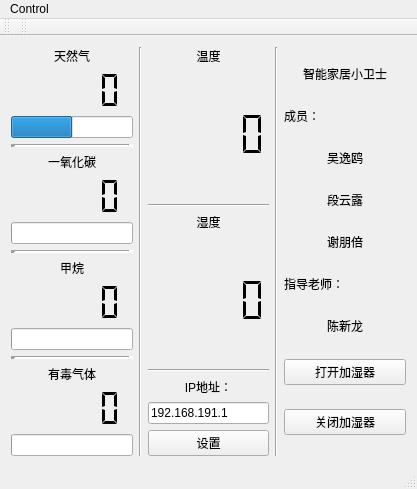
<?xml version="1.0" encoding="UTF-8"?>
<ui version="4.0">
 <class>MainWindow</class>
 <widget class="QMainWindow" name="MainWindow">
  <property name="geometry">
   <rect>
    <x>0</x>
    <y>0</y>
    <width>417</width>
    <height>489</height>
   </rect>
  </property>
  <property name="windowTitle">
   <string>MainWindow</string>
  </property>
  <widget class="QWidget" name="centralWidget">
   <property name="sizePolicy">
    <sizepolicy hsizetype="Expanding" vsizetype="Expanding">
     <horstretch>0</horstretch>
     <verstretch>0</verstretch>
    </sizepolicy>
   </property>
   <layout class="QHBoxLayout" name="horizontalLayout_7">
    <item>
     <layout class="QHBoxLayout" name="horizontalLayout_2">
      <item>
       <layout class="QVBoxLayout" name="verticalLayout_2">
        <item>
         <layout class="QVBoxLayout" name="verticalLayout_6">
          <item>
           <widget class="QLabel" name="label_MQ2">
            <property name="text">
             <string>天然气</string>
            </property>
            <property name="alignment">
             <set>Qt::AlignCenter</set>
            </property>
           </widget>
          </item>
          <item>
           <layout class="QHBoxLayout" name="horizontalLayout_6">
            <item>
             <widget class="QLCDNumber" name="lcdNumber_MQ2">
              <property name="sizePolicy">
               <sizepolicy hsizetype="Minimum" vsizetype="MinimumExpanding">
                <horstretch>2</horstretch>
                <verstretch>1</verstretch>
               </sizepolicy>
              </property>
              <property name="frameShape">
               <enum>QFrame::NoFrame</enum>
              </property>
              <property name="segmentStyle">
               <enum>QLCDNumber::Flat</enum>
              </property>
             </widget>
            </item>
           </layout>
          </item>
          <item>
           <widget class="QProgressBar" name="progressBar_MQ2">
            <property name="sizePolicy">
             <sizepolicy hsizetype="Minimum" vsizetype="Fixed">
              <horstretch>0</horstretch>
              <verstretch>0</verstretch>
             </sizepolicy>
            </property>
            <property name="maximum">
             <number>4095</number>
            </property>
            <property name="value">
             <number>2048</number>
            </property>
            <property name="textVisible">
             <bool>false</bool>
            </property>
           </widget>
          </item>
         </layout>
        </item>
        <item>
         <widget class="Line" name="line">
          <property name="frameShadow">
           <enum>QFrame::Sunken</enum>
          </property>
          <property name="lineWidth">
           <number>5</number>
          </property>
          <property name="orientation">
           <enum>Qt::Horizontal</enum>
          </property>
         </widget>
        </item>
        <item>
         <layout class="QVBoxLayout" name="verticalLayout_7">
          <item>
           <widget class="QLabel" name="label_MQ7">
            <property name="text">
             <string>一氧化碳</string>
            </property>
            <property name="alignment">
             <set>Qt::AlignCenter</set>
            </property>
           </widget>
          </item>
          <item>
           <layout class="QHBoxLayout" name="horizontalLayout_5">
            <item>
             <widget class="QLCDNumber" name="lcdNumber_MQ7">
              <property name="sizePolicy">
               <sizepolicy hsizetype="Minimum" vsizetype="MinimumExpanding">
                <horstretch>2</horstretch>
                <verstretch>1</verstretch>
               </sizepolicy>
              </property>
              <property name="frameShape">
               <enum>QFrame::NoFrame</enum>
              </property>
              <property name="segmentStyle">
               <enum>QLCDNumber::Flat</enum>
              </property>
             </widget>
            </item>
           </layout>
          </item>
          <item>
           <widget class="QProgressBar" name="progressBar_MQ7">
            <property name="sizePolicy">
             <sizepolicy hsizetype="Minimum" vsizetype="Fixed">
              <horstretch>0</horstretch>
              <verstretch>0</verstretch>
             </sizepolicy>
            </property>
            <property name="maximum">
             <number>4095</number>
            </property>
            <property name="value">
             <number>24</number>
            </property>
            <property name="textVisible">
             <bool>false</bool>
            </property>
           </widget>
          </item>
         </layout>
        </item>
        <item>
         <widget class="Line" name="line_2">
          <property name="lineWidth">
           <number>5</number>
          </property>
          <property name="orientation">
           <enum>Qt::Horizontal</enum>
          </property>
         </widget>
        </item>
        <item>
         <layout class="QVBoxLayout" name="verticalLayout_5">
          <item>
           <widget class="QLabel" name="label_MQ4">
            <property name="text">
             <string>甲烷</string>
            </property>
            <property name="alignment">
             <set>Qt::AlignCenter</set>
            </property>
           </widget>
          </item>
          <item>
           <layout class="QHBoxLayout" name="horizontalLayout_4">
            <item>
             <widget class="QLCDNumber" name="lcdNumber_MQ4">
              <property name="sizePolicy">
               <sizepolicy hsizetype="Minimum" vsizetype="MinimumExpanding">
                <horstretch>2</horstretch>
                <verstretch>1</verstretch>
               </sizepolicy>
              </property>
              <property name="frameShape">
               <enum>QFrame::NoFrame</enum>
              </property>
              <property name="segmentStyle">
               <enum>QLCDNumber::Flat</enum>
              </property>
             </widget>
            </item>
           </layout>
          </item>
          <item>
           <widget class="QProgressBar" name="progressBar_MQ4">
            <property name="sizePolicy">
             <sizepolicy hsizetype="Minimum" vsizetype="Fixed">
              <horstretch>0</horstretch>
              <verstretch>0</verstretch>
             </sizepolicy>
            </property>
            <property name="maximum">
             <number>4095</number>
            </property>
            <property name="value">
             <number>24</number>
            </property>
            <property name="textVisible">
             <bool>false</bool>
            </property>
           </widget>
          </item>
         </layout>
        </item>
        <item>
         <widget class="Line" name="line_3">
          <property name="lineWidth">
           <number>5</number>
          </property>
          <property name="orientation">
           <enum>Qt::Horizontal</enum>
          </property>
         </widget>
        </item>
        <item>
         <layout class="QVBoxLayout" name="verticalLayout_4">
          <item>
           <widget class="QLabel" name="label_MQ135">
            <property name="text">
             <string>有毒气体</string>
            </property>
            <property name="alignment">
             <set>Qt::AlignCenter</set>
            </property>
           </widget>
          </item>
          <item>
           <layout class="QHBoxLayout" name="horizontalLayout_3">
            <item>
             <widget class="QLCDNumber" name="lcdNumber_MQ135">
              <property name="sizePolicy">
               <sizepolicy hsizetype="Minimum" vsizetype="MinimumExpanding">
                <horstretch>2</horstretch>
                <verstretch>1</verstretch>
               </sizepolicy>
              </property>
              <property name="layoutDirection">
               <enum>Qt::LeftToRight</enum>
              </property>
              <property name="autoFillBackground">
               <bool>true</bool>
              </property>
              <property name="frameShape">
               <enum>QFrame::NoFrame</enum>
              </property>
              <property name="smallDecimalPoint">
               <bool>false</bool>
              </property>
              <property name="digitCount">
               <number>5</number>
              </property>
              <property name="segmentStyle">
               <enum>QLCDNumber::Flat</enum>
              </property>
             </widget>
            </item>
           </layout>
          </item>
          <item>
           <widget class="QProgressBar" name="progressBar_MQ135">
            <property name="sizePolicy">
             <sizepolicy hsizetype="Minimum" vsizetype="Fixed">
              <horstretch>0</horstretch>
              <verstretch>0</verstretch>
             </sizepolicy>
            </property>
            <property name="maximum">
             <number>4096</number>
            </property>
            <property name="value">
             <number>24</number>
            </property>
            <property name="textVisible">
             <bool>false</bool>
            </property>
           </widget>
          </item>
         </layout>
        </item>
       </layout>
      </item>
      <item>
       <widget class="Line" name="line_4">
        <property name="orientation">
         <enum>Qt::Vertical</enum>
        </property>
       </widget>
      </item>
      <item>
       <layout class="QVBoxLayout" name="verticalLayout_8">
        <item>
         <layout class="QVBoxLayout" name="verticalLayout_9">
          <item>
           <widget class="QLabel" name="label">
            <property name="text">
             <string>温度</string>
            </property>
            <property name="alignment">
             <set>Qt::AlignCenter</set>
            </property>
           </widget>
          </item>
          <item>
           <widget class="QLCDNumber" name="lcdNumber_tmpt">
            <property name="sizePolicy">
             <sizepolicy hsizetype="Minimum" vsizetype="MinimumExpanding">
              <horstretch>0</horstretch>
              <verstretch>0</verstretch>
             </sizepolicy>
            </property>
            <property name="frameShape">
             <enum>QFrame::NoFrame</enum>
            </property>
            <property name="segmentStyle">
             <enum>QLCDNumber::Flat</enum>
            </property>
           </widget>
          </item>
         </layout>
        </item>
        <item>
         <widget class="Line" name="line_5">
          <property name="orientation">
           <enum>Qt::Horizontal</enum>
          </property>
         </widget>
        </item>
        <item>
         <layout class="QVBoxLayout" name="verticalLayout_12">
          <item>
           <widget class="QLabel" name="label_2">
            <property name="text">
             <string>湿度</string>
            </property>
            <property name="alignment">
             <set>Qt::AlignCenter</set>
            </property>
           </widget>
          </item>
          <item>
           <widget class="QLCDNumber" name="lcdNumber_moi">
            <property name="sizePolicy">
             <sizepolicy hsizetype="Minimum" vsizetype="MinimumExpanding">
              <horstretch>0</horstretch>
              <verstretch>0</verstretch>
             </sizepolicy>
            </property>
            <property name="frameShape">
             <enum>QFrame::NoFrame</enum>
            </property>
            <property name="segmentStyle">
             <enum>QLCDNumber::Flat</enum>
            </property>
           </widget>
          </item>
         </layout>
        </item>
        <item>
         <widget class="Line" name="line_6">
          <property name="orientation">
           <enum>Qt::Horizontal</enum>
          </property>
         </widget>
        </item>
        <item>
         <layout class="QVBoxLayout" name="verticalLayout_11">
          <item>
           <widget class="QLabel" name="label_3">
            <property name="text">
             <string>IP地址：</string>
            </property>
            <property name="alignment">
             <set>Qt::AlignCenter</set>
            </property>
           </widget>
          </item>
          <item>
           <widget class="QLineEdit" name="lineEdit">
            <property name="sizePolicy">
             <sizepolicy hsizetype="Minimum" vsizetype="Fixed">
              <horstretch>0</horstretch>
              <verstretch>0</verstretch>
             </sizepolicy>
            </property>
            <property name="text">
             <string>192.168.191.1</string>
            </property>
           </widget>
          </item>
          <item>
           <widget class="QPushButton" name="pushButton_3">
            <property name="text">
             <string>设置</string>
            </property>
           </widget>
          </item>
         </layout>
        </item>
       </layout>
      </item>
      <item>
       <widget class="Line" name="line_13">
        <property name="orientation">
         <enum>Qt::Vertical</enum>
        </property>
       </widget>
      </item>
      <item>
       <layout class="QVBoxLayout" name="verticalLayout">
        <item>
         <widget class="QLabel" name="label_4">
          <property name="sizePolicy">
           <sizepolicy hsizetype="Minimum" vsizetype="Fixed">
            <horstretch>0</horstretch>
            <verstretch>0</verstretch>
           </sizepolicy>
          </property>
          <property name="text">
           <string>智能家居小卫士</string>
          </property>
          <property name="alignment">
           <set>Qt::AlignCenter</set>
          </property>
          <property name="wordWrap">
           <bool>false</bool>
          </property>
         </widget>
        </item>
        <item>
         <widget class="QLabel" name="label_5">
          <property name="sizePolicy">
           <sizepolicy hsizetype="Preferred" vsizetype="Fixed">
            <horstretch>0</horstretch>
            <verstretch>0</verstretch>
           </sizepolicy>
          </property>
          <property name="text">
           <string>成员：</string>
          </property>
         </widget>
        </item>
        <item>
         <widget class="QLabel" name="label_6">
          <property name="sizePolicy">
           <sizepolicy hsizetype="Preferred" vsizetype="Fixed">
            <horstretch>0</horstretch>
            <verstretch>0</verstretch>
           </sizepolicy>
          </property>
          <property name="text">
           <string>吴逸鸥</string>
          </property>
          <property name="alignment">
           <set>Qt::AlignCenter</set>
          </property>
         </widget>
        </item>
        <item>
         <widget class="QLabel" name="label_7">
          <property name="sizePolicy">
           <sizepolicy hsizetype="Preferred" vsizetype="Fixed">
            <horstretch>0</horstretch>
            <verstretch>0</verstretch>
           </sizepolicy>
          </property>
          <property name="text">
           <string>段云露</string>
          </property>
          <property name="alignment">
           <set>Qt::AlignCenter</set>
          </property>
         </widget>
        </item>
        <item>
         <widget class="QLabel" name="label_8">
          <property name="sizePolicy">
           <sizepolicy hsizetype="Preferred" vsizetype="Fixed">
            <horstretch>0</horstretch>
            <verstretch>0</verstretch>
           </sizepolicy>
          </property>
          <property name="text">
           <string>谢朋倍</string>
          </property>
          <property name="alignment">
           <set>Qt::AlignCenter</set>
          </property>
         </widget>
        </item>
        <item>
         <widget class="QLabel" name="label_9">
          <property name="sizePolicy">
           <sizepolicy hsizetype="Preferred" vsizetype="Fixed">
            <horstretch>0</horstretch>
            <verstretch>0</verstretch>
           </sizepolicy>
          </property>
          <property name="text">
           <string>指导老师：</string>
          </property>
         </widget>
        </item>
        <item>
         <widget class="QLabel" name="label_10">
          <property name="sizePolicy">
           <sizepolicy hsizetype="Preferred" vsizetype="Fixed">
            <horstretch>0</horstretch>
            <verstretch>0</verstretch>
           </sizepolicy>
          </property>
          <property name="text">
           <string>陈新龙</string>
          </property>
          <property name="alignment">
           <set>Qt::AlignCenter</set>
          </property>
         </widget>
        </item>
        <item>
         <widget class="QPushButton" name="pushButton">
          <property name="sizePolicy">
           <sizepolicy hsizetype="Minimum" vsizetype="Fixed">
            <horstretch>0</horstretch>
            <verstretch>1</verstretch>
           </sizepolicy>
          </property>
          <property name="text">
           <string>打开加湿器</string>
          </property>
         </widget>
        </item>
        <item>
         <widget class="QPushButton" name="pushButton_2">
          <property name="text">
           <string>关闭加湿器</string>
          </property>
         </widget>
        </item>
       </layout>
      </item>
     </layout>
    </item>
   </layout>
  </widget>
  <widget class="QMenuBar" name="menuBar">
   <property name="geometry">
    <rect>
     <x>0</x>
     <y>0</y>
     <width>417</width>
     <height>27</height>
    </rect>
   </property>
   <widget class="QMenu" name="menuControl">
    <property name="title">
     <string>Control</string>
    </property>
    <addaction name="actionExit"/>
   </widget>
   <addaction name="menuControl"/>
  </widget>
  <widget class="QToolBar" name="mainToolBar">
   <attribute name="toolBarArea">
    <enum>TopToolBarArea</enum>
   </attribute>
   <attribute name="toolBarBreak">
    <bool>false</bool>
   </attribute>
  </widget>
  <widget class="QStatusBar" name="statusBar"/>
  <widget class="QToolBar" name="toolBar">
   <property name="windowTitle">
    <string>toolBar</string>
   </property>
   <attribute name="toolBarArea">
    <enum>TopToolBarArea</enum>
   </attribute>
   <attribute name="toolBarBreak">
    <bool>false</bool>
   </attribute>
  </widget>
  <action name="actionExit">
   <property name="text">
    <string>Exit</string>
   </property>
   <property name="shortcut">
    <string>Esc</string>
   </property>
  </action>
 </widget>
 <layoutdefault spacing="6" margin="11"/>
 <resources/>
 <connections/>
</ui>
